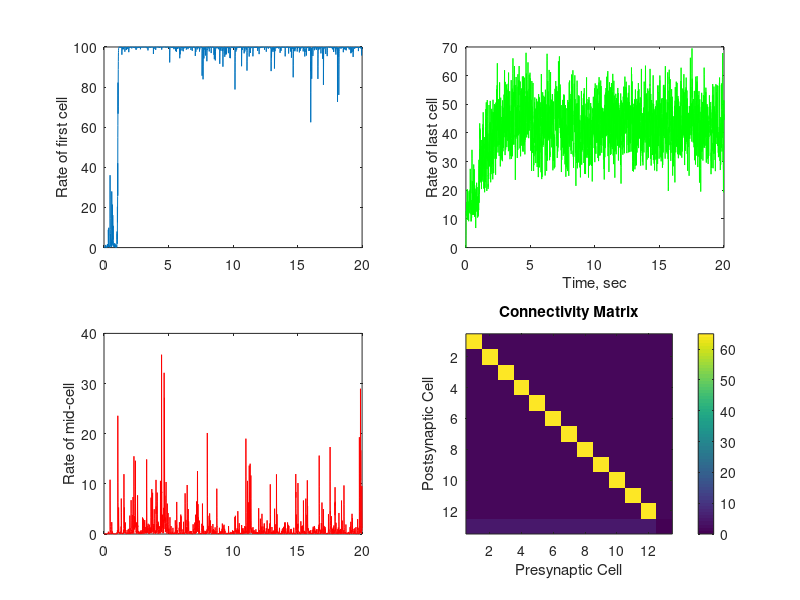

Here is the MATLAB script that generated this plot:
% multistable.m
% Rate-model code for a network with many stable states.

dt = 0.005;
tmax = 20.0;
t = 0:dt:tmax;      % Time vector

Ncells = 13;         % Number of neurons in code
rmax0 = 100;        % Maximum firing rate
Ith0 = 4;           % Current needed for half-maximal firing
Ithrange = 3;       % Range of thresholds across all cells
Iwidth0 = 0.5;        % How far from threshold you need to be for rate to change
taus = 0.050;       % Time constant for synapse
taud = 0.10;        % Time constant for depression
taum = 0.010;       % Time constant for change in firing rate
p0 = 0.1;           % Base release probability of vesicles
sfrac = 0.5;        % Maximum proportion of receptors activated by a vesicle release

Iapp0 = 0.7;          % Applied current
Idiff = 0.01;        % Difference across cells in applied current
Istart = 1.0;       % Time to start applied current
Iend = 5;         % Time to finish appplied current
imin = min(round(Istart/dt)+1,length(t));   % Index of time for applied current
imax = min(round(Iend/dt)+1,length(t));     % Index of time to end applied current

sigma = 0.1;       % standard deviation of noise in current
r = zeros(Ncells,length(t));    % Firing rate for each cell at all time points
D = zeros(Ncells,length(t));    % Depression variable for each cell at all time points
S = zeros(Ncells,length(t));    % Synaptic gating variable for each cell at all time points
Iapp = zeros(Ncells,length(t)); % Applied current for each cell at all time points

for i = imin:imax
    for cell = 1:Ncells             % Note in this code there are 13 cells
        Iapp(cell,i) = Iapp0;
      
      %      + Idiff*(cell-1)/Ncells;       % Give the applied current between imin and imax
    end
end
Iapp(Ncells) = 0.0;

W = zeros(Ncells,Ncells);           % W is the weight matrix: strength of connections
Wrecurrent = 65.0;  % Strength of connection from one group to itself
Wasym = 1.75;          % Strength of connection from one group to another
for cell1 = 1:Ncells                
    for cell2 = 1:Ncells
        W(cell1,cell2) = Wasym;     % Set all connections to Wasym
    end
    W(cell1,cell1) = Wrecurrent;    % This is the strength of self-connections and replaces the other value 
end
for i = 1:Ncells
    W(Ncells,i) = 5.0;              % Connection strength to readout cell from other cells
end
W(Ncells,Ncells) = 0.0;             % Last cell is a readout cell and not bistable

rmax = rmax0*ones(Ncells,1);        % These lines give all cells the same firing rate curves
Ith = Ith0*ones(Ncells,1);
for i = 1:Ncells
    Ith(i) = Ith(i) +(i-1)*Ithrange/(Ncells-1); % Implements a range of thresholds
end
Iwidth = Iwidth0*ones(Ncells,1);
Ith(Ncells) = 4.0;                  % Readout cell has a different threshold
Iwidth(Ncells) = 2.0;               % Readout cell has a different steepness of slope

for cell = 1: Ncells                % Set the initial conditions for each cell the same
    r(cell,1) = 0.0;
    D(cell,1) = 1.0;
    S(cell,1) = 0.0;
end

for i = 2:length(t)                            % Now integrate through time
    I = W*S(:,i-1)+Iapp(:,i) ...        % I depends on feedback (S*W) and applied current
        + sigma*randn(1)/sqrt(dt);      % and additional noise
                              % S(:,i-1) is the vector of synaptic gating
                              % from the previous time step for all cells
                              % This gets multiplied by the weight matrix
                              % to give total feedback current.
                                                    
    rinf = rmax./(1.+exp(-(I-Ith)./Iwidth));         % Firing rate curve gives the steady state r
    r(:,i) = rinf + (r(:,i-1)-rinf)*exp(-dt/taum);  % Update r from the previous timestep
    
    Dinf = 1./(1.+p0*r(:,i)*taud);                  % Steady state value of D for Poisson spiking
    D(:,i) = Dinf + ( D(:,i-1)-Dinf).*exp(-dt*(p0*r(:,i)+1/taud));  % Update with adjusted time constant
    
    Sinf = sfrac*p0*r(:,i).*D(:,i)*taus./(1.0+sfrac*p0*r(:,i).*D(:,i)*taus); % Steady state value of 
                              % synaptic gating vatiable assuming vesicle
                              % release at a rate p0*r*D
    S(:,i) = Sinf + ( S(:,i-1)-Sinf).*exp(-dt*(sfrac*p0*r(:,i).*D(:,i)+1/taus)); % update S with adjusted tau
end % continue to next time step

subplot(2,2,1)
plot(t,r(1,:))               % Plot rate of the cell as a function of time
ylabel('Rate of first cell')
subplot(2,2,3)
plot(t,r(ceil(Ncells/2),:),'r')               % Plot depression variable as a function of time
ylabel('Rate of mid-cell')
subplot(2,2,2)
plot(t,r(Ncells,:),'g')               % Plot synaptic gating as a function of time
xlabel('Time, sec')
ylabel('Rate of last cell')
subplot(2,2,4)
imagesc(W)
colorbar
xlabel('Presynaptic Cell')
ylabel('Postsynaptic Cell')
title('Connectivity Matrix')